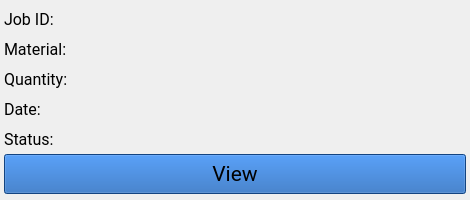
<?xml version="1.0" encoding="UTF-8"?>
<ui version="4.0">
 <class>job_card</class>
 <widget class="QWidget" name="job_card">
  <property name="windowModality">
   <enum>Qt::ApplicationModal</enum>
  </property>
  <property name="geometry">
   <rect>
    <x>0</x>
    <y>0</y>
    <width>470</width>
    <height>200</height>
   </rect>
  </property>
  <property name="minimumSize">
   <size>
    <width>470</width>
    <height>200</height>
   </size>
  </property>
  <property name="maximumSize">
   <size>
    <width>5000</width>
    <height>200</height>
   </size>
  </property>
  <property name="windowTitle">
   <string>Form</string>
  </property>
  <property name="styleSheet">
   <string notr="true">job{
	
	border-color: rgb(255, 255, 255);
	border-radius: 10px;

}</string>
  </property>
  <layout class="QVBoxLayout" name="verticalLayout_2">
   <property name="spacing">
    <number>0</number>
   </property>
   <property name="leftMargin">
    <number>4</number>
   </property>
   <property name="topMargin">
    <number>4</number>
   </property>
   <property name="rightMargin">
    <number>4</number>
   </property>
   <property name="bottomMargin">
    <number>4</number>
   </property>
   <item>
    <layout class="QVBoxLayout" name="verticalLayout_3">
     <property name="spacing">
      <number>0</number>
     </property>
     <property name="sizeConstraint">
      <enum>QLayout::SetFixedSize</enum>
     </property>
     <property name="leftMargin">
      <number>0</number>
     </property>
     <item>
      <layout class="QVBoxLayout" name="verticalLayout">
       <property name="spacing">
        <number>0</number>
       </property>
       <property name="sizeConstraint">
        <enum>QLayout::SetDefaultConstraint</enum>
       </property>
       <item>
        <layout class="QHBoxLayout" name="job_id_section">
         <property name="spacing">
          <number>0</number>
         </property>
         <item>
          <widget class="QLabel" name="id_label">
           <property name="sizePolicy">
            <sizepolicy hsizetype="Fixed" vsizetype="Fixed">
             <horstretch>0</horstretch>
             <verstretch>0</verstretch>
            </sizepolicy>
           </property>
           <property name="minimumSize">
            <size>
             <width>80</width>
             <height>30</height>
            </size>
           </property>
           <property name="maximumSize">
            <size>
             <width>80</width>
             <height>30</height>
            </size>
           </property>
           <property name="font">
            <font>
             <family>Roboto</family>
             <pointsize>12</pointsize>
            </font>
           </property>
           <property name="layoutDirection">
            <enum>Qt::LeftToRight</enum>
           </property>
           <property name="text">
            <string>Job ID:</string>
           </property>
          </widget>
         </item>
         <item>
          <widget class="QLabel" name="id_text">
           <property name="sizePolicy">
            <sizepolicy hsizetype="Fixed" vsizetype="Fixed">
             <horstretch>0</horstretch>
             <verstretch>0</verstretch>
            </sizepolicy>
           </property>
           <property name="minimumSize">
            <size>
             <width>264</width>
             <height>30</height>
            </size>
           </property>
           <property name="maximumSize">
            <size>
             <width>5000</width>
             <height>30</height>
            </size>
           </property>
           <property name="font">
            <font>
             <family>Roboto</family>
             <pointsize>12</pointsize>
            </font>
           </property>
           <property name="styleSheet">
            <string notr="true"/>
           </property>
           <property name="text">
            <string/>
           </property>
          </widget>
         </item>
        </layout>
       </item>
       <item>
        <layout class="QHBoxLayout" name="material_name_section">
         <property name="spacing">
          <number>0</number>
         </property>
         <item>
          <widget class="QLabel" name="material_label">
           <property name="sizePolicy">
            <sizepolicy hsizetype="Fixed" vsizetype="Fixed">
             <horstretch>0</horstretch>
             <verstretch>0</verstretch>
            </sizepolicy>
           </property>
           <property name="minimumSize">
            <size>
             <width>80</width>
             <height>30</height>
            </size>
           </property>
           <property name="maximumSize">
            <size>
             <width>80</width>
             <height>30</height>
            </size>
           </property>
           <property name="font">
            <font>
             <family>Roboto</family>
             <pointsize>12</pointsize>
            </font>
           </property>
           <property name="layoutDirection">
            <enum>Qt::LeftToRight</enum>
           </property>
           <property name="text">
            <string>Material:</string>
           </property>
          </widget>
         </item>
         <item>
          <widget class="QLabel" name="material_text">
           <property name="sizePolicy">
            <sizepolicy hsizetype="Fixed" vsizetype="Fixed">
             <horstretch>0</horstretch>
             <verstretch>0</verstretch>
            </sizepolicy>
           </property>
           <property name="minimumSize">
            <size>
             <width>264</width>
             <height>30</height>
            </size>
           </property>
           <property name="maximumSize">
            <size>
             <width>5000</width>
             <height>30</height>
            </size>
           </property>
           <property name="font">
            <font>
             <family>Roboto</family>
             <pointsize>12</pointsize>
            </font>
           </property>
           <property name="styleSheet">
            <string notr="true"/>
           </property>
           <property name="text">
            <string/>
           </property>
          </widget>
         </item>
        </layout>
       </item>
       <item>
        <layout class="QHBoxLayout" name="quantity_section">
         <property name="spacing">
          <number>0</number>
         </property>
         <item>
          <widget class="QLabel" name="quantity_label">
           <property name="sizePolicy">
            <sizepolicy hsizetype="Fixed" vsizetype="Fixed">
             <horstretch>0</horstretch>
             <verstretch>0</verstretch>
            </sizepolicy>
           </property>
           <property name="minimumSize">
            <size>
             <width>80</width>
             <height>30</height>
            </size>
           </property>
           <property name="maximumSize">
            <size>
             <width>80</width>
             <height>30</height>
            </size>
           </property>
           <property name="font">
            <font>
             <family>Roboto</family>
             <pointsize>12</pointsize>
            </font>
           </property>
           <property name="layoutDirection">
            <enum>Qt::LeftToRight</enum>
           </property>
           <property name="text">
            <string>Quantity:</string>
           </property>
          </widget>
         </item>
         <item>
          <widget class="QLabel" name="quantity_text">
           <property name="sizePolicy">
            <sizepolicy hsizetype="Fixed" vsizetype="Fixed">
             <horstretch>0</horstretch>
             <verstretch>0</verstretch>
            </sizepolicy>
           </property>
           <property name="minimumSize">
            <size>
             <width>264</width>
             <height>30</height>
            </size>
           </property>
           <property name="maximumSize">
            <size>
             <width>5000</width>
             <height>30</height>
            </size>
           </property>
           <property name="font">
            <font>
             <family>Roboto</family>
             <pointsize>12</pointsize>
            </font>
           </property>
           <property name="styleSheet">
            <string notr="true"/>
           </property>
           <property name="text">
            <string/>
           </property>
          </widget>
         </item>
        </layout>
       </item>
       <item>
        <layout class="QHBoxLayout" name="date_section">
         <property name="spacing">
          <number>0</number>
         </property>
         <item>
          <widget class="QLabel" name="date_label">
           <property name="sizePolicy">
            <sizepolicy hsizetype="Fixed" vsizetype="Fixed">
             <horstretch>0</horstretch>
             <verstretch>0</verstretch>
            </sizepolicy>
           </property>
           <property name="minimumSize">
            <size>
             <width>80</width>
             <height>30</height>
            </size>
           </property>
           <property name="maximumSize">
            <size>
             <width>80</width>
             <height>30</height>
            </size>
           </property>
           <property name="font">
            <font>
             <family>Roboto</family>
             <pointsize>12</pointsize>
            </font>
           </property>
           <property name="layoutDirection">
            <enum>Qt::LeftToRight</enum>
           </property>
           <property name="text">
            <string>Date:</string>
           </property>
          </widget>
         </item>
         <item>
          <widget class="QLabel" name="date_text">
           <property name="sizePolicy">
            <sizepolicy hsizetype="Fixed" vsizetype="Fixed">
             <horstretch>0</horstretch>
             <verstretch>0</verstretch>
            </sizepolicy>
           </property>
           <property name="minimumSize">
            <size>
             <width>264</width>
             <height>30</height>
            </size>
           </property>
           <property name="maximumSize">
            <size>
             <width>5000</width>
             <height>30</height>
            </size>
           </property>
           <property name="font">
            <font>
             <family>Roboto</family>
             <pointsize>12</pointsize>
            </font>
           </property>
           <property name="styleSheet">
            <string notr="true"/>
           </property>
           <property name="text">
            <string/>
           </property>
          </widget>
         </item>
        </layout>
       </item>
       <item>
        <layout class="QHBoxLayout" name="status_section">
         <property name="spacing">
          <number>0</number>
         </property>
         <item>
          <widget class="QLabel" name="status_label">
           <property name="sizePolicy">
            <sizepolicy hsizetype="Fixed" vsizetype="Fixed">
             <horstretch>0</horstretch>
             <verstretch>0</verstretch>
            </sizepolicy>
           </property>
           <property name="minimumSize">
            <size>
             <width>80</width>
             <height>30</height>
            </size>
           </property>
           <property name="maximumSize">
            <size>
             <width>80</width>
             <height>30</height>
            </size>
           </property>
           <property name="font">
            <font>
             <family>Roboto</family>
             <pointsize>12</pointsize>
            </font>
           </property>
           <property name="layoutDirection">
            <enum>Qt::LeftToRight</enum>
           </property>
           <property name="text">
            <string>Status:</string>
           </property>
          </widget>
         </item>
         <item>
          <widget class="QLabel" name="status_text">
           <property name="sizePolicy">
            <sizepolicy hsizetype="Fixed" vsizetype="Fixed">
             <horstretch>0</horstretch>
             <verstretch>0</verstretch>
            </sizepolicy>
           </property>
           <property name="minimumSize">
            <size>
             <width>264</width>
             <height>30</height>
            </size>
           </property>
           <property name="maximumSize">
            <size>
             <width>5000</width>
             <height>30</height>
            </size>
           </property>
           <property name="font">
            <font>
             <family>Roboto</family>
             <pointsize>12</pointsize>
            </font>
           </property>
           <property name="styleSheet">
            <string notr="true"/>
           </property>
           <property name="text">
            <string/>
           </property>
          </widget>
         </item>
        </layout>
       </item>
      </layout>
     </item>
    </layout>
   </item>
   <item>
    <widget class="QPushButton" name="view_job_detail_button">
     <property name="sizePolicy">
      <sizepolicy hsizetype="Fixed" vsizetype="Fixed">
       <horstretch>0</horstretch>
       <verstretch>0</verstretch>
      </sizepolicy>
     </property>
     <property name="minimumSize">
      <size>
       <width>0</width>
       <height>40</height>
      </size>
     </property>
     <property name="maximumSize">
      <size>
       <width>5000</width>
       <height>40</height>
      </size>
     </property>
     <property name="font">
      <font>
       <family>Roboto</family>
       <pointsize>16</pointsize>
      </font>
     </property>
     <property name="layoutDirection">
      <enum>Qt::LeftToRight</enum>
     </property>
     <property name="autoFillBackground">
      <bool>false</bool>
     </property>
     <property name="styleSheet">
      <string notr="true">background-color: rgb(26, 95, 180);</string>
     </property>
     <property name="text">
      <string>View</string>
     </property>
     <property name="autoDefault">
      <bool>false</bool>
     </property>
     <property name="default">
      <bool>false</bool>
     </property>
     <property name="flat">
      <bool>false</bool>
     </property>
    </widget>
   </item>
  </layout>
 </widget>
 <resources/>
 <connections/>
</ui>
